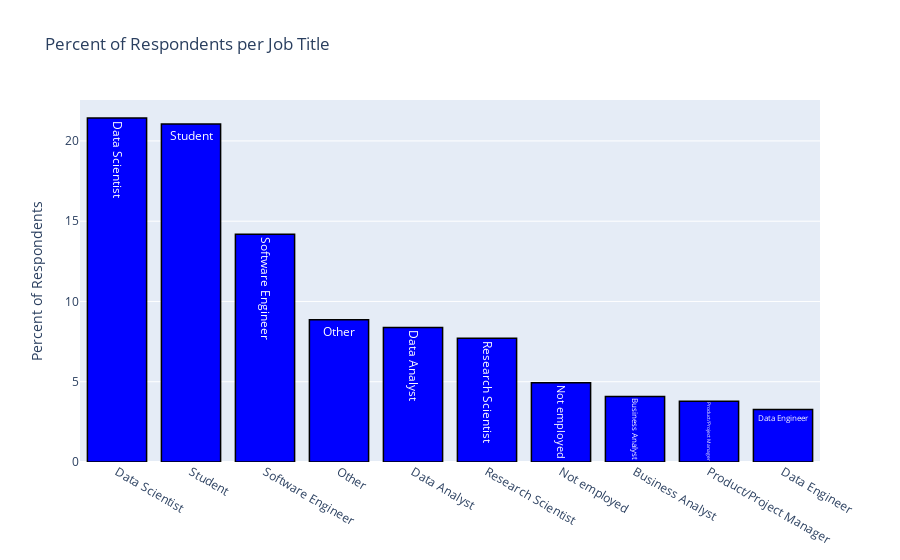

The notebook cell saved with this chart:
### Code cell
question_number = 'Q5'
title='Percent of Respondents per Job Title'
plot_multiple_choice(question_number,data,data_with_question_on_top,title,y_axis_title,percent_instead_of_count=True)

### Figure 1 — Plotly figure (JSON) as saved in the notebook; plotly's stock layout.template omitted (floating-point values rounded to 4 significant figures)
{"data": [{"marker": {"color": "blue", "line": {"color": "black", "width": 1.5}}, "name": "Kaggle Survey 2019", "text": ["Data Scientist", "Student", "Software Engineer", "Other", "Data Analyst", "Research Scientist", "Not employed", "Business Analyst", "Product/Project Manager", "Data Engineer", "Statistician", "DBA/Database Engineer"], "type": "bar", "x": ["Data Scientist", "Student", "Software Engineer", "Other", "Data Analyst", "Research Scientist", "Not employed", "Business Analyst", "Product/Project Manager", "Data Engineer", "Statistician", "DBA/Database Engineer"], "y": [21.42, 21.05, 14.18, 8.862, 8.38, 7.708, 4.94, 4.08, 3.791, 3.272]}], "layout": {"barmode": "group", "showlegend": false, "title": {"text": "Percent of Respondents per Job Title"}, "yaxis": {"title": {"text": "Percent of Respondents"}}}}
